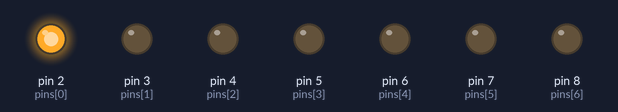
A sketch run on a simulated Arduino Uno, built with avr-gcc and run on an emulated ATmega328P. On the bench: output pins drawn as LEDs (lit = HIGH).

Above: at 0.05 s.
At 0.45 s:
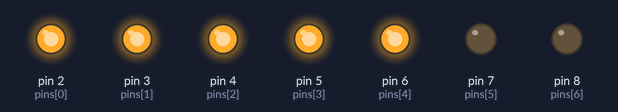
At 0.75 s:
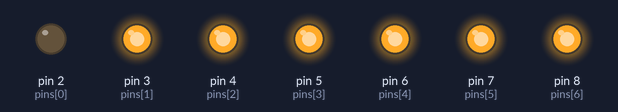
At 1.55 s:
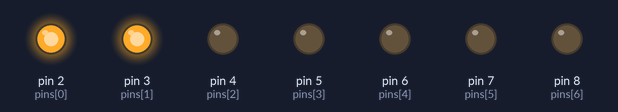
At 2.35 s:
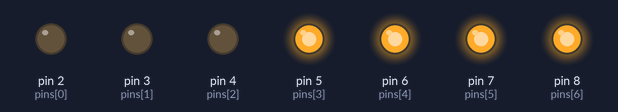
At 3.15 s:
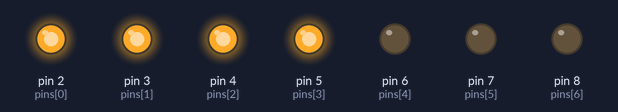
Timing chart, 0 to 3.5 s (numbered marks = the images above):
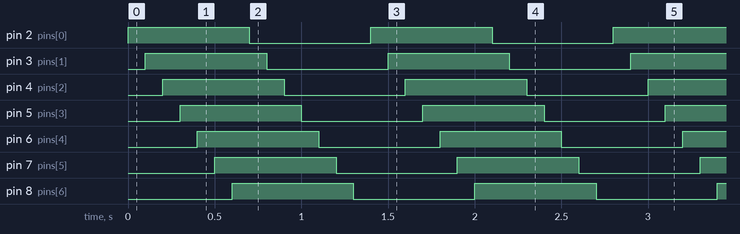

Measured:
- by itself, pin 2 (pins[0]), pin 3 (pins[1]), pin 4 (pins[2]), pin 5 (pins[3]), pin 6 (pins[4]), pin 7 (pins[5]), pin 8 (pins[6]): alternates HIGH for 0.70 s and LOW for 0.70 s
- by itself, everything shown: repeats every 1.4 s, in 14 steps

The sketch:

SevenSegementDisplay.ino
```cpp
const int pins[] = {2,3,4,5,6,7,8};

void setup() {
  // put your setup code here, to run once:

  for(int i = 0; i < (sizeof(pins)/sizeof(pins[0])); i++){
    pinMode(pins[i], OUTPUT);
    digitalWrite(pins[i], 0);
  }
}

void loop() {

  for(int i = 0; i < (sizeof(pins)/sizeof(pins[0])); i++){
    digitalWrite(pins[i], 1);
    delay(100);
  }
  for(int i = 0; i < (sizeof(pins)/sizeof(pins[0])); i++){
    digitalWrite(pins[i], 0);
    delay(100);
  }

}
```
